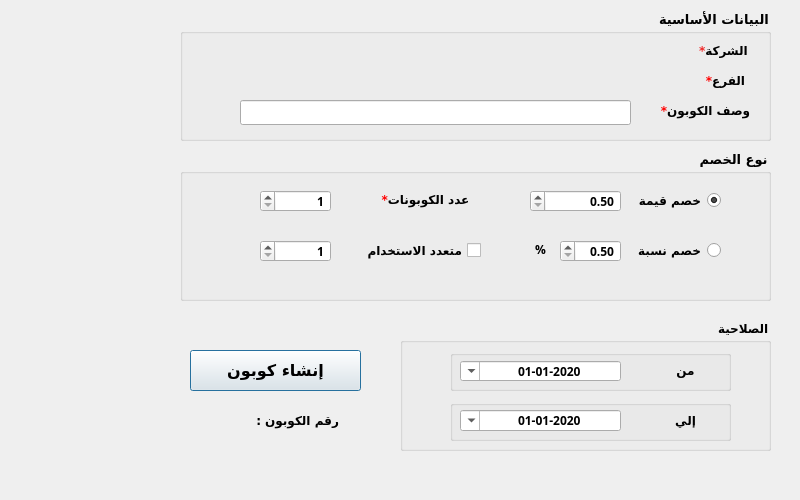
<?xml version="1.0" encoding="UTF-8"?>
<ui version="4.0">
 <class>CustomerGP</class>
 <widget class="QDialog" name="CustomerGP">
  <property name="geometry">
   <rect>
    <x>0</x>
    <y>0</y>
    <width>800</width>
    <height>500</height>
   </rect>
  </property>
  <property name="minimumSize">
   <size>
    <width>800</width>
    <height>500</height>
   </size>
  </property>
  <property name="maximumSize">
   <size>
    <width>800</width>
    <height>500</height>
   </size>
  </property>
  <property name="font">
   <font>
    <family>Arial</family>
    <pointsize>9</pointsize>
    <weight>50</weight>
    <bold>false</bold>
   </font>
  </property>
  <property name="windowTitle">
   <string>انشاء كوبون</string>
  </property>
  <property name="layoutDirection">
   <enum>Qt::RightToLeft</enum>
  </property>
  <property name="styleSheet">
   <string notr="true"/>
  </property>
  <widget class="QLabel" name="desc">
   <property name="geometry">
    <rect>
     <x>650</x>
     <y>100</y>
     <width>111</width>
     <height>21</height>
    </rect>
   </property>
   <property name="font">
    <font>
     <family>29LT Bukra Regular</family>
     <pointsize>9</pointsize>
     <weight>75</weight>
     <bold>true</bold>
    </font>
   </property>
   <property name="styleSheet">
    <string notr="true"/>
   </property>
   <property name="text">
    <string>&lt;html&gt;&lt;head/&gt;&lt;body&gt;&lt;p align=&quot;center&quot;&gt;&lt;span style=&quot; color:#ff0000;&quot;&gt;*&lt;/span&gt;وصف الكوبون&lt;/p&gt;&lt;/body&gt;&lt;/html&gt;</string>
   </property>
  </widget>
  <widget class="QPushButton" name="BTN_createCoupon">
   <property name="geometry">
    <rect>
     <x>190</x>
     <y>350</y>
     <width>171</width>
     <height>41</height>
    </rect>
   </property>
   <property name="font">
    <font>
     <family>29LT Bukra Regular</family>
     <pointsize>12</pointsize>
     <weight>75</weight>
     <italic>false</italic>
     <bold>true</bold>
    </font>
   </property>
   <property name="layoutDirection">
    <enum>Qt::RightToLeft</enum>
   </property>
   <property name="styleSheet">
    <string notr="true"/>
   </property>
   <property name="text">
    <string>إنشاء كوبون</string>
   </property>
  </widget>
  <widget class="QLineEdit" name="LE_desc">
   <property name="geometry">
    <rect>
     <x>240</x>
     <y>100</y>
     <width>391</width>
     <height>25</height>
    </rect>
   </property>
   <property name="font">
    <font>
     <family>MS Shell Dlg 2</family>
     <pointsize>9</pointsize>
     <weight>75</weight>
     <bold>true</bold>
    </font>
   </property>
   <property name="styleSheet">
    <string notr="true">
                                    </string>
   </property>
   <property name="maxLength">
    <number>50</number>
   </property>
  </widget>
  <widget class="QLabel" name="desc_6">
   <property name="geometry">
    <rect>
     <x>670</x>
     <y>40</y>
     <width>111</width>
     <height>21</height>
    </rect>
   </property>
   <property name="font">
    <font>
     <family>29LT Bukra Regular</family>
     <pointsize>9</pointsize>
     <weight>75</weight>
     <bold>true</bold>
    </font>
   </property>
   <property name="layoutDirection">
    <enum>Qt::RightToLeft</enum>
   </property>
   <property name="styleSheet">
    <string notr="true"/>
   </property>
   <property name="text">
    <string>&lt;html&gt;&lt;head/&gt;&lt;body&gt;&lt;p align=&quot;center&quot;&gt;&lt;span style=&quot; color:#ef2929;&quot;&gt;*&lt;/span&gt;الشركة &lt;/p&gt;&lt;/body&gt;&lt;/html&gt;</string>
   </property>
  </widget>
  <widget class="QLabel" name="desc_7">
   <property name="geometry">
    <rect>
     <x>670</x>
     <y>70</y>
     <width>111</width>
     <height>21</height>
    </rect>
   </property>
   <property name="font">
    <font>
     <family>29LT Bukra Regular</family>
     <pointsize>9</pointsize>
     <weight>75</weight>
     <bold>true</bold>
    </font>
   </property>
   <property name="layoutDirection">
    <enum>Qt::RightToLeft</enum>
   </property>
   <property name="styleSheet">
    <string notr="true"/>
   </property>
   <property name="text">
    <string>&lt;html&gt;&lt;head/&gt;&lt;body&gt;&lt;p align=&quot;center&quot;&gt;&lt;span style=&quot; color:#ff0000;&quot;&gt;*&lt;/span&gt;الفرع&lt;/p&gt;&lt;/body&gt;&lt;/html&gt;</string>
   </property>
  </widget>
  <widget class="QLabel" name="label_num">
   <property name="geometry">
    <rect>
     <x>190</x>
     <y>410</y>
     <width>47</width>
     <height>21</height>
    </rect>
   </property>
   <property name="styleSheet">
    <string notr="true"/>
   </property>
   <property name="text">
    <string/>
   </property>
  </widget>
  <widget class="QLabel" name="label_2">
   <property name="geometry">
    <rect>
     <x>240</x>
     <y>410</y>
     <width>111</width>
     <height>21</height>
    </rect>
   </property>
   <property name="font">
    <font>
     <family>29LT Bukra Regular</family>
     <pointsize>9</pointsize>
     <weight>75</weight>
     <bold>true</bold>
    </font>
   </property>
   <property name="styleSheet">
    <string notr="true"/>
   </property>
   <property name="text">
    <string>رقم الكوبون : </string>
   </property>
   <property name="alignment">
    <set>Qt::AlignCenter</set>
   </property>
  </widget>
  <widget class="QGroupBox" name="groupBox">
   <property name="geometry">
    <rect>
     <x>400</x>
     <y>320</y>
     <width>371</width>
     <height>131</height>
    </rect>
   </property>
   <property name="font">
    <font>
     <family>29LT Bukra Regular</family>
     <pointsize>9</pointsize>
     <weight>75</weight>
     <bold>true</bold>
    </font>
   </property>
   <property name="styleSheet">
    <string notr="true"/>
   </property>
   <property name="title">
    <string>الصلاحية</string>
   </property>
   <widget class="QDateTimeEdit" name="Qdate_from">
    <property name="geometry">
     <rect>
      <x>60</x>
      <y>41</y>
      <width>161</width>
      <height>20</height>
     </rect>
    </property>
    <property name="font">
     <font>
      <pointsize>9</pointsize>
      <weight>75</weight>
      <bold>true</bold>
     </font>
    </property>
    <property name="layoutDirection">
     <enum>Qt::RightToLeft</enum>
    </property>
    <property name="styleSheet">
     <string notr="true"/>
    </property>
    <property name="alignment">
     <set>Qt::AlignCenter</set>
    </property>
    <property name="minimumDateTime">
     <datetime>
      <hour>0</hour>
      <minute>0</minute>
      <second>0</second>
      <year>2020</year>
      <month>1</month>
      <day>1</day>
     </datetime>
    </property>
    <property name="displayFormat">
     <string>yyyy-MM-dd</string>
    </property>
    <property name="calendarPopup">
     <bool>true</bool>
    </property>
   </widget>
   <widget class="QLabel" name="desc_3">
    <property name="geometry">
     <rect>
      <x>260</x>
      <y>40</y>
      <width>51</width>
      <height>20</height>
     </rect>
    </property>
    <property name="font">
     <font>
      <family>29LT Bukra Regular</family>
      <pointsize>9</pointsize>
      <weight>75</weight>
      <bold>true</bold>
     </font>
    </property>
    <property name="layoutDirection">
     <enum>Qt::RightToLeft</enum>
    </property>
    <property name="styleSheet">
     <string notr="true"/>
    </property>
    <property name="text">
     <string>من</string>
    </property>
    <property name="alignment">
     <set>Qt::AlignCenter</set>
    </property>
   </widget>
   <widget class="QLabel" name="desc_4">
    <property name="geometry">
     <rect>
      <x>260</x>
      <y>90</y>
      <width>51</width>
      <height>20</height>
     </rect>
    </property>
    <property name="font">
     <font>
      <family>29LT Bukra Regular</family>
      <pointsize>9</pointsize>
      <weight>75</weight>
      <bold>true</bold>
     </font>
    </property>
    <property name="layoutDirection">
     <enum>Qt::RightToLeft</enum>
    </property>
    <property name="styleSheet">
     <string notr="true"/>
    </property>
    <property name="text">
     <string>إلي</string>
    </property>
    <property name="alignment">
     <set>Qt::AlignCenter</set>
    </property>
   </widget>
   <widget class="QDateTimeEdit" name="Qdate_to">
    <property name="geometry">
     <rect>
      <x>60</x>
      <y>90</y>
      <width>161</width>
      <height>21</height>
     </rect>
    </property>
    <property name="font">
     <font>
      <pointsize>9</pointsize>
      <weight>75</weight>
      <bold>true</bold>
     </font>
    </property>
    <property name="layoutDirection">
     <enum>Qt::RightToLeft</enum>
    </property>
    <property name="styleSheet">
     <string notr="true"/>
    </property>
    <property name="alignment">
     <set>Qt::AlignCenter</set>
    </property>
    <property name="minimumDateTime">
     <datetime>
      <hour>0</hour>
      <minute>0</minute>
      <second>0</second>
      <year>2020</year>
      <month>1</month>
      <day>1</day>
     </datetime>
    </property>
    <property name="displayFormat">
     <string>yyyy-MM-dd</string>
    </property>
    <property name="calendarPopup">
     <bool>true</bool>
    </property>
   </widget>
   <widget class="QGroupBox" name="groupBox_4">
    <property name="geometry">
     <rect>
      <x>50</x>
      <y>30</y>
      <width>281</width>
      <height>41</height>
     </rect>
    </property>
    <property name="font">
     <font>
      <family>MS Shell Dlg 2</family>
      <pointsize>9</pointsize>
      <weight>75</weight>
      <bold>true</bold>
     </font>
    </property>
    <property name="styleSheet">
     <string notr="true"/>
    </property>
    <property name="title">
     <string/>
    </property>
   </widget>
   <widget class="QGroupBox" name="groupBox_5">
    <property name="geometry">
     <rect>
      <x>50</x>
      <y>80</y>
      <width>281</width>
      <height>41</height>
     </rect>
    </property>
    <property name="font">
     <font>
      <family>MS Shell Dlg 2</family>
      <pointsize>9</pointsize>
      <weight>75</weight>
      <bold>true</bold>
     </font>
    </property>
    <property name="styleSheet">
     <string notr="true"/>
    </property>
    <property name="title">
     <string/>
    </property>
   </widget>
   <zorder>groupBox_5</zorder>
   <zorder>groupBox_4</zorder>
   <zorder>Qdate_from</zorder>
   <zorder>desc_3</zorder>
   <zorder>desc_4</zorder>
   <zorder>Qdate_to</zorder>
  </widget>
  <widget class="QGroupBox" name="groupBox_2">
   <property name="geometry">
    <rect>
     <x>180</x>
     <y>150</y>
     <width>591</width>
     <height>151</height>
    </rect>
   </property>
   <property name="font">
    <font>
     <family>29LT Bukra Regular</family>
     <pointsize>10</pointsize>
     <weight>75</weight>
     <bold>true</bold>
    </font>
   </property>
   <property name="styleSheet">
    <string notr="true"/>
   </property>
   <property name="title">
    <string> نوع الخصم</string>
   </property>
   <widget class="QDoubleSpinBox" name="LE_desc_3">
    <property name="geometry">
     <rect>
      <x>380</x>
      <y>90</y>
      <width>61</width>
      <height>22</height>
     </rect>
    </property>
    <property name="font">
     <font>
      <pointsize>9</pointsize>
      <weight>75</weight>
      <bold>true</bold>
     </font>
    </property>
    <property name="styleSheet">
     <string notr="true"/>
    </property>
    <property name="alignment">
     <set>Qt::AlignRight|Qt::AlignTrailing|Qt::AlignVCenter</set>
    </property>
    <property name="minimum">
     <double>0.500000000000000</double>
    </property>
   </widget>
   <widget class="QRadioButton" name="radioButton_Percentage">
    <property name="geometry">
     <rect>
      <x>430</x>
      <y>90</y>
      <width>111</width>
      <height>20</height>
     </rect>
    </property>
    <property name="font">
     <font>
      <family>29LT Bukra Regular</family>
      <pointsize>9</pointsize>
      <weight>75</weight>
      <bold>true</bold>
     </font>
    </property>
    <property name="layoutDirection">
     <enum>Qt::RightToLeft</enum>
    </property>
    <property name="styleSheet">
     <string notr="true"/>
    </property>
    <property name="text">
     <string>خصم نسبة</string>
    </property>
   </widget>
   <widget class="QDoubleSpinBox" name="LE_desc_2">
    <property name="geometry">
     <rect>
      <x>350</x>
      <y>40</y>
      <width>91</width>
      <height>22</height>
     </rect>
    </property>
    <property name="font">
     <font>
      <pointsize>9</pointsize>
      <weight>75</weight>
      <bold>true</bold>
     </font>
    </property>
    <property name="styleSheet">
     <string notr="true"/>
    </property>
    <property name="alignment">
     <set>Qt::AlignRight|Qt::AlignTrailing|Qt::AlignVCenter</set>
    </property>
    <property name="minimum">
     <double>0.500000000000000</double>
    </property>
    <property name="maximum">
     <double>99999.000000000000000</double>
    </property>
   </widget>
   <widget class="QRadioButton" name="radioButton_Value">
    <property name="geometry">
     <rect>
      <x>430</x>
      <y>40</y>
      <width>111</width>
      <height>21</height>
     </rect>
    </property>
    <property name="font">
     <font>
      <family>29LT Bukra Regular</family>
      <pointsize>9</pointsize>
      <weight>75</weight>
      <bold>true</bold>
     </font>
    </property>
    <property name="layoutDirection">
     <enum>Qt::RightToLeft</enum>
    </property>
    <property name="autoFillBackground">
     <bool>false</bool>
    </property>
    <property name="styleSheet">
     <string notr="true"/>
    </property>
    <property name="text">
     <string>خصم قيمة</string>
    </property>
    <property name="checked">
     <bool>true</bool>
    </property>
   </widget>
   <widget class="QCheckBox" name="checkBox_Multi">
    <property name="geometry">
     <rect>
      <x>170</x>
      <y>90</y>
      <width>131</width>
      <height>20</height>
     </rect>
    </property>
    <property name="font">
     <font>
      <family>29LT Bukra Regular</family>
      <pointsize>9</pointsize>
      <weight>75</weight>
      <bold>true</bold>
     </font>
    </property>
    <property name="layoutDirection">
     <enum>Qt::RightToLeft</enum>
    </property>
    <property name="styleSheet">
     <string notr="true"/>
    </property>
    <property name="text">
     <string>متعدد الاستخدام</string>
    </property>
   </widget>
   <widget class="QLabel" name="desc_2">
    <property name="geometry">
     <rect>
      <x>190</x>
      <y>40</y>
      <width>111</width>
      <height>20</height>
     </rect>
    </property>
    <property name="font">
     <font>
      <family>29LT Bukra Regular</family>
      <pointsize>9</pointsize>
      <weight>75</weight>
      <bold>true</bold>
     </font>
    </property>
    <property name="layoutDirection">
     <enum>Qt::RightToLeft</enum>
    </property>
    <property name="styleSheet">
     <string notr="true"/>
    </property>
    <property name="text">
     <string>&lt;html&gt;&lt;head/&gt;&lt;body&gt;&lt;p align=&quot;center&quot;&gt;&lt;span style=&quot; color:#ff0000;&quot;&gt;*&lt;/span&gt;عدد الكوبونات&lt;/p&gt;&lt;/body&gt;&lt;/html&gt;</string>
    </property>
    <property name="alignment">
     <set>Qt::AlignCenter</set>
    </property>
   </widget>
   <widget class="QSpinBox" name="LE_desc_5">
    <property name="geometry">
     <rect>
      <x>80</x>
      <y>90</y>
      <width>71</width>
      <height>22</height>
     </rect>
    </property>
    <property name="font">
     <font>
      <pointsize>9</pointsize>
      <weight>75</weight>
      <bold>true</bold>
     </font>
    </property>
    <property name="styleSheet">
     <string notr="true"/>
    </property>
    <property name="alignment">
     <set>Qt::AlignRight|Qt::AlignTrailing|Qt::AlignVCenter</set>
    </property>
    <property name="minimum">
     <number>1</number>
    </property>
   </widget>
   <widget class="QSpinBox" name="LE_desc_4">
    <property name="geometry">
     <rect>
      <x>80</x>
      <y>40</y>
      <width>71</width>
      <height>22</height>
     </rect>
    </property>
    <property name="font">
     <font>
      <pointsize>9</pointsize>
      <weight>75</weight>
      <bold>true</bold>
     </font>
    </property>
    <property name="styleSheet">
     <string notr="true"/>
    </property>
    <property name="alignment">
     <set>Qt::AlignRight|Qt::AlignTrailing|Qt::AlignVCenter</set>
    </property>
    <property name="minimum">
     <number>1</number>
    </property>
   </widget>
   <widget class="QLabel" name="desc_5">
    <property name="geometry">
     <rect>
      <x>350</x>
      <y>90</y>
      <width>21</width>
      <height>20</height>
     </rect>
    </property>
    <property name="font">
     <font>
      <pointsize>9</pointsize>
      <weight>75</weight>
      <bold>true</bold>
     </font>
    </property>
    <property name="layoutDirection">
     <enum>Qt::RightToLeft</enum>
    </property>
    <property name="styleSheet">
     <string notr="true"/>
    </property>
    <property name="text">
     <string>&lt;html&gt;&lt;head/&gt;&lt;body&gt;&lt;p align=&quot;center&quot;&gt;%&lt;/p&gt;&lt;/body&gt;&lt;/html&gt;</string>
    </property>
    <property name="alignment">
     <set>Qt::AlignCenter</set>
    </property>
   </widget>
  </widget>
  <widget class="QGroupBox" name="groupBox_3">
   <property name="geometry">
    <rect>
     <x>180</x>
     <y>10</y>
     <width>591</width>
     <height>131</height>
    </rect>
   </property>
   <property name="font">
    <font>
     <family>29LT Bukra Regular</family>
     <pointsize>10</pointsize>
     <weight>75</weight>
     <bold>true</bold>
    </font>
   </property>
   <property name="styleSheet">
    <string notr="true"/>
   </property>
   <property name="title">
    <string>البيانات الأساسية</string>
   </property>
  </widget>
  <zorder>groupBox_3</zorder>
  <zorder>desc</zorder>
  <zorder>BTN_createCoupon</zorder>
  <zorder>LE_desc</zorder>
  <zorder>desc_6</zorder>
  <zorder>desc_7</zorder>
  <zorder>label_num</zorder>
  <zorder>label_2</zorder>
  <zorder>groupBox</zorder>
  <zorder>groupBox_2</zorder>
 </widget>
 <resources/>
 <connections/>
</ui>
